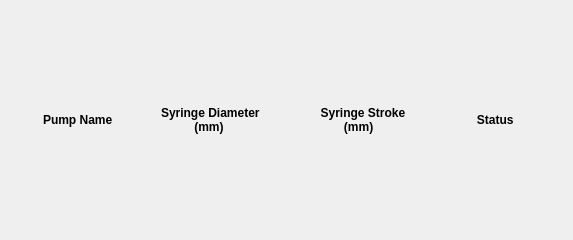
               <widget class="QWidget" name="scrollAreaWidgetContents">
                <property name="geometry">
                 <rect>
                  <x>0</x>
                  <y>0</y>
                  <width>573</width>
                  <height>240</height>
                 </rect>
                </property>
                <layout class="QVBoxLayout" name="verticalLayout_3">
                 <item>
                  <layout class="QHBoxLayout" name="horizontalLayout_7">
                   <item>
                    <widget class="QLabel" name="pumpName">
                     <property name="minimumSize">
                      <size>
                       <width>80</width>
                       <height>30</height>
                      </size>
                     </property>
                     <property name="maximumSize">
                      <size>
                       <width>80</width>
                       <height>30</height>
                      </size>
                     </property>
                     <property name="font">
                      <font>
                       <weight>75</weight>
                       <bold>true</bold>
                      </font>
                     </property>
                     <property name="text">
                      <string>Pump Name</string>
                     </property>
                    </widget>
                   </item>
                   <item>
                    <widget class="QLabel" name="SyringeDiameter">
                     <property name="minimumSize">
                      <size>
                       <width>115</width>
                       <height>30</height>
                      </size>
                     </property>
                     <property name="maximumSize">
                      <size>
                       <width>115</width>
                       <height>30</height>
                      </size>
                     </property>
                     <property name="font">
                      <font>
                       <weight>75</weight>
                       <bold>true</bold>
                      </font>
                     </property>
                     <property name="text">
                      <string>Syringe Diameter
          (mm)</string>
                     </property>
                    </widget>
                   </item>
                   <item>
                    <widget class="QLabel" name="SyringeStroke">
                     <property name="minimumSize">
                      <size>
                       <width>115</width>
                       <height>30</height>
                      </size>
                     </property>
                     <property name="maximumSize">
                      <size>
                       <width>100</width>
                       <height>30</height>
                      </size>
                     </property>
                     <property name="font">
                      <font>
                       <weight>75</weight>
                       <bold>true</bold>
                      </font>
                     </property>
                     <property name="text">
                      <string>  Syringe Stroke
         (mm)</string>
                     </property>
                    </widget>
                   </item>
                   <item>
                    <widget class="QLabel" name="pumpStatus">
                     <property name="minimumSize">
                      <size>
                       <width>60</width>
                       <height>30</height>
                      </size>
                     </property>
                     <property name="maximumSize">
                      <size>
                       <width>60</width>
                       <height>30</height>
                      </size>
                     </property>
                     <property name="font">
                      <font>
                       <weight>75</weight>
                       <bold>true</bold>
                      </font>
                     </property>
                     <property name="text">
                      <string>   Status</string>
                     </property>
                    </widget>
                   </item>
                  </layout>
                 </item>
                </layout>
               </widget>
